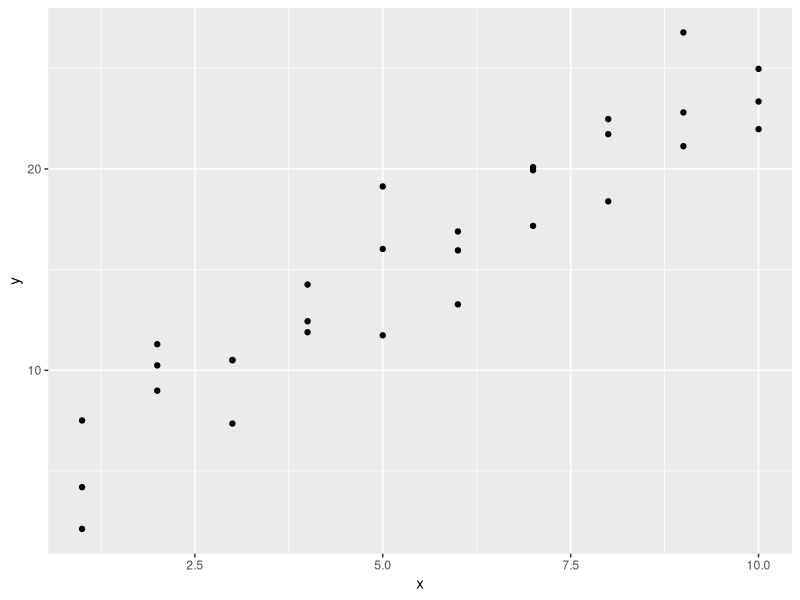
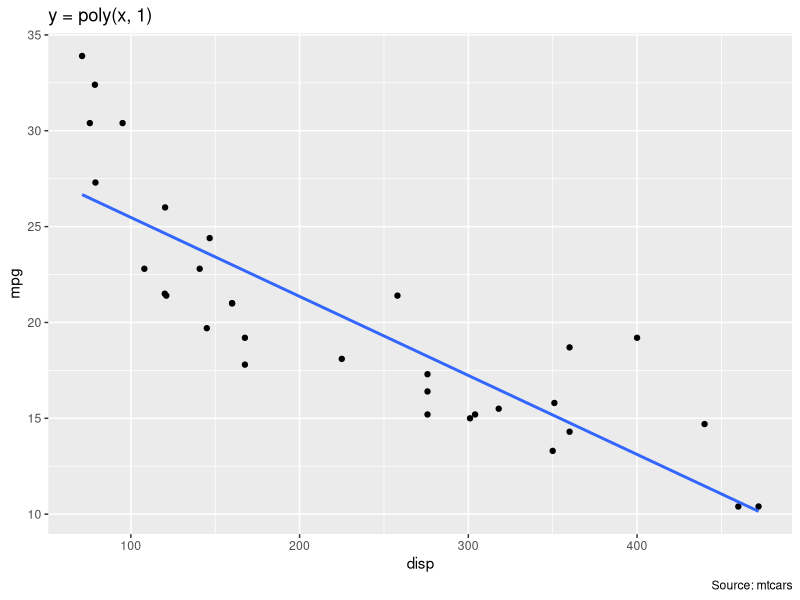
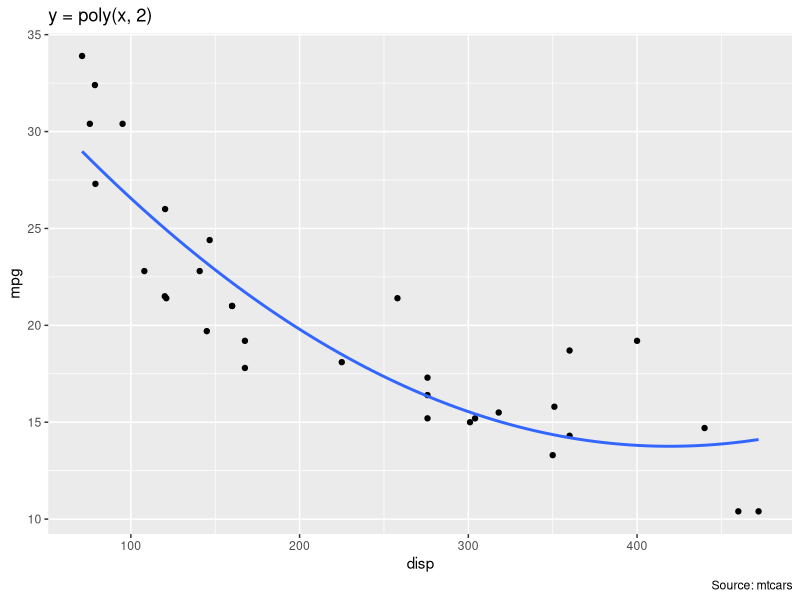
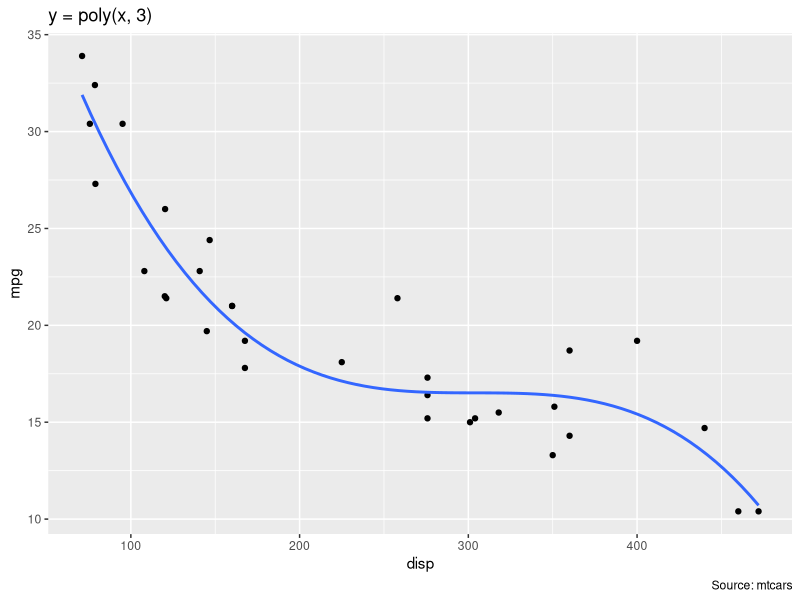
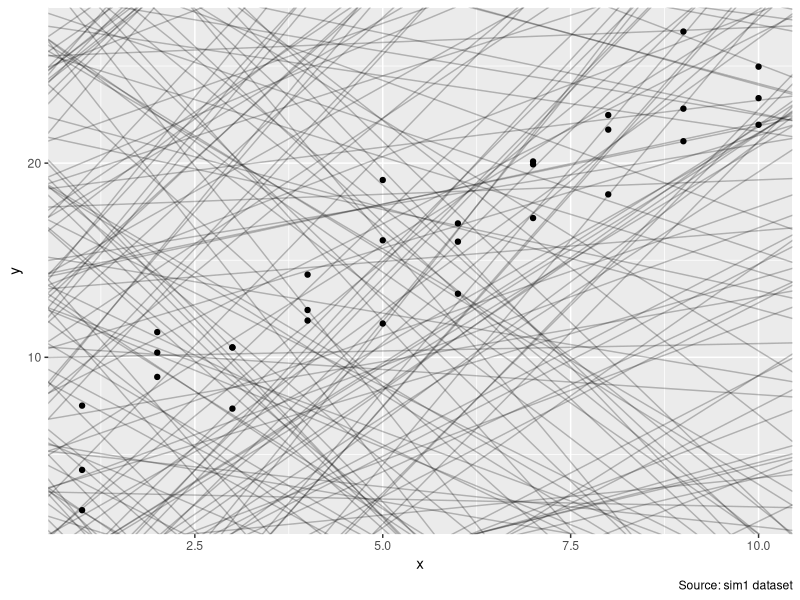
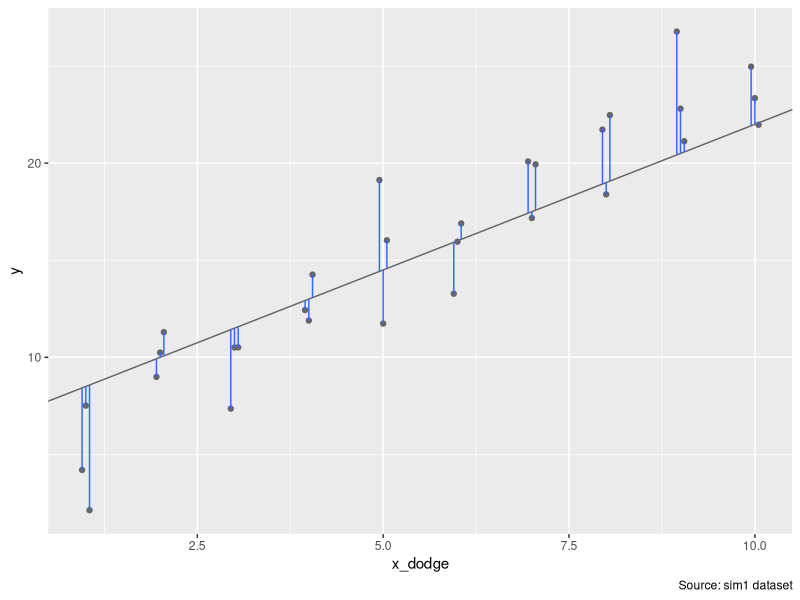
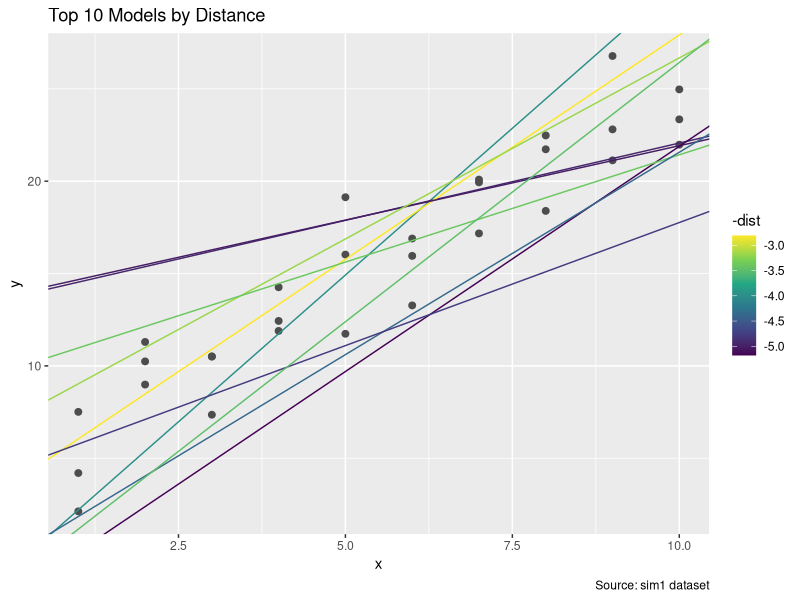
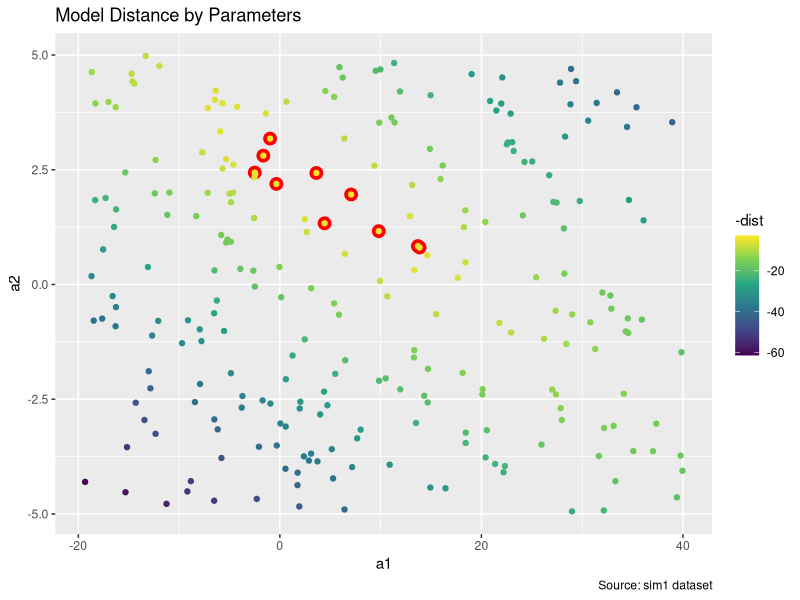

Recreate these plots in R, in order. (Note: this script raises an error after producing the figures.)
## ---- chunk 1
knitr::opts_chunk$set(echo=TRUE, dpi=300)
## ---- chunk 2
library(tidyverse)
library(modelr)
## ---- chunk 3
ggplot(sim1, aes(x, y)) + geom_point()
## ---- chunk 4
ggplot(mtcars, aes(x = disp, y = mpg)) +
  geom_point() + 
  geom_smooth(method = stats::lm, formula = y ~ poly(x, 1), se = FALSE) +
  labs(title = "y = poly(x, 1)", caption = "Source: mtcars")

ggplot(mtcars, aes(x = disp, y = mpg)) +
  geom_point() + 
  geom_smooth(method = stats::lm, formula = y ~ poly(x, 2), se = FALSE) +
  labs(title = "y = poly(x, 2)", caption = "Source: mtcars")

ggplot(mtcars, aes(x = disp, y = mpg)) +
  geom_point() + 
  geom_smooth(method = stats::lm, formula = y ~ poly(x, 3), se = FALSE) +
  labs(title = "y = poly(x, 3)", caption = "Source: mtcars")
## ---- chunk 5
models <- tibble(
  a1 = runif(250, -20, 40),
  a2 = runif(250, -5, 5)
)

ggplot(sim1, aes(x, y)) + 
  geom_abline(aes(intercept = a1, slope = a2), data = models, alpha = 1/4) +
  geom_point() +
  labs(caption = "Source: sim1 dataset")
## ---- chunk 6
dist1 <- sim1 %>% 
  mutate(
    # dodge each x value by c(-0.05,0,0.05)
    dodge = rep(c(-1, 0, 1) / 20, 10),
    x_dodge = x + dodge,
    pred = 7 + x_dodge * 1.5
  )

ggplot(dist1, aes(x_dodge, y)) + 
  geom_abline(intercept = 7, slope = 1.5, colour = "grey40") +
  geom_point(colour = "grey40") +
  geom_linerange(aes(ymin = y, ymax = pred), colour = "#3366FF") +
  labs(caption = "Source: sim1 dataset")
## ---- chunk 7
model1 <- function(a, data) {
  a[1] + data$x * a[2]
}

model1(c(7, 1.5), sim1)
## ---- chunk 8
measure_distance <- function(mod, data) {
  diff <- data$y - model1(mod, data)
  sqrt(mean(diff ^ 2))
}

measure_distance(c(7, 1.5), sim1)
## ---- chunk 9
sim1_dist <- function(a1, a2) {
  measure_distance(c(a1, a2), sim1)
}

models <- models %>% 
  mutate(dist = map2_dbl(a1, a2, sim1_dist))

models
## ---- chunk 10
ggplot(sim1, aes(x, y)) + 
  geom_point(size = 2, colour = "grey30") + 
  geom_abline(
    aes(intercept = a1, slope = a2, colour = -dist), 
    data = filter(models, rank(dist) <= 10)
  ) +
  scale_color_viridis_c() +
  labs(title = "Top 10 Models by Distance", caption = "Source: sim1 dataset")
## ---- chunk 11
ggplot(models, aes(a1, a2)) +
  geom_point(data = filter(models, rank(dist) <= 10), size = 4, colour = "red") +
  geom_point(aes(colour = -dist)) +
  scale_color_viridis_c() +
  labs(title = "Model Distance by Parameters", caption = "Source: sim1 dataset")
## ---- chunk 12
grid <- expand.grid(
  a1 = seq(-5, 20, length = 25),
  a2 = seq(1, 3, length = 25)
) %>% 
  mutate(dist = map2_dbl(a1, a2, sim1_dist))

grid %>% 
  ggplot(aes(a1, a2)) +
  geom_point(data = filter(grid, rank(dist) <= 10), size = 4, colour = "red") +
  geom_point(aes(colour = -dist)) +
  scale_color_viridis_c() +
  labs(title = "Model Distance by Parameters", caption = "Source: sim1 dataset")
## ---- chunk 13
ggplot(sim1, aes(x, y)) + 
  geom_point(size = 2, colour = "grey30") + 
  geom_abline(
    aes(intercept = a1, slope = a2, colour = -dist), 
    data = filter(grid, rank(dist) <= 10)
  ) +
  scale_color_viridis_c() +
  labs(title = "Top 10 Models by Distance from Grid Search", caption = "Source: sim1 dataset")
## ---- chunk 14
best <- optim(c(0, 0), measure_distance, data = sim1)
#print(best$par)

ggplot(sim1, aes(x, y)) + 
  geom_point(size = 2, colour = "grey30") + 
  geom_abline(intercept = best$par[1], slope = best$par[2]) +
  labs(
    title = sprintf("Best Model: a1 = %s, a2 = %s", 
                    round(best$par[1],2), 
                    round(best$par[2], 2)),
    subtitle = "optim(c(0, 0), measure_distance, data = sim1)",
    caption = "Source: sim1 dataset")
## ---- chunk 15
sim1_mod <- lm(y ~ x, data = sim1)
coef(sim1_mod)
## ---- chunk 16
grid <- sim1 %>% data_grid(x)
grid %>% knitr::kable()
## ---- chunk 17
grid <- sim1 %>% 
  data_grid(x) %>% 
  add_predictions(sim1_mod)

grid %>% knitr::kable()
## ---- chunk 18
grid <- sim1 %>% 
  data_grid(x) %>% 
  add_predictions(sim1_mod)

ggplot(sim1, aes(x = x)) +
  geom_point(aes(y = y)) +
  geom_line(aes(y = pred), data = grid, color = "red", size = 1) +
  labs(title = "Predictions of Linear Model",
       caption = "Source: sim1 dataset")
## ---- chunk 19
sim1 <- sim1 %>% add_predictions(sim1_mod) %>% add_residuals(sim1_mod)
knitr::kable(sim1)
## ---- chunk 20
sim1 <- sim1 %>% add_predictions(sim1_mod) %>% add_residuals(sim1_mod)

ggplot(sim1, aes(x = pred, y = resid)) +
  geom_point() +
  geom_hline(yintercept = 0, color = "blue") + 
  labs(title = "Residuals of Linear Model",
       caption = "Source: sim1 dataset")
## ---- chunk 21
model_matrix(sim1, y ~ x)
model_matrix(sim1, y ~ x + I(x^2))
## ---- chunk 22
sim2 %>% sample_n(6) %>% knitr::kable()
ggplot(sim2) + 
  geom_point(aes(x, y)) +
  labs(caption = "Source: sim2")
## ---- chunk 23
model_matrix(sim2 %>% sample_n(10), y ~ x)
## ---- chunk 24
mod2 <- lm(y ~ x, data = sim2)
grid <- sim2 %>% 
  data_grid(x) %>% 
  add_predictions(mod2)

grid

ggplot(sim2, aes(x = x)) +
  geom_point(aes(y = y)) +
  geom_point(data = grid, aes(y = pred), color = "red", size = 4) +
  labs(title = "Model Prediction Using a Categorical Variable",
       caption = "Source: sim2")
## ---- chunk 25
sim3 %>% sample_n(6) %>% knitr::kable()
ggplot(sim3) + 
  geom_point(aes(x1, y, color = x2)) +
  labs(caption = "Source: sim3")
## ---- chunk 26
model_matrix(sim3, y ~ x1 + x2)
## ---- chunk 27
model_matrix(sim3, y ~ x1 * x2)
## ---- chunk 28
mod1 <- lm(y ~ x1 + x2, data = sim3)
mod2 <- lm(y ~ x1 * x2, data = sim3)
## ---- chunk 29
grid <- sim3 %>% data_grid(x1, x2)
grid
## ---- chunk 30
grid <- sim3 %>% 
  data_grid(x1, x2) %>% 
  gather_predictions("y ~ x1 + x2" = mod1, "y ~ x1 * x2" = mod2)

grid
## ---- chunk 31
grid <- sim3 %>% 
  data_grid(x1, x2) %>% 
  gather_predictions("y ~ x1 + x2" = mod1, "y ~ x1 * x2" = mod2)

ggplot(sim3, aes(x = x1, y = y, color = x2)) +
  geom_point() +
  geom_line(data = grid, aes(y = pred)) +
  facet_wrap(~model)
## ---- chunk 32
sim3 <- modelr::sim3 %>% 
  gather_residuals("y ~ x1 + x2" = mod1, "y ~ x1 * x2" = mod2)

ggplot(sim3, aes(x1, resid, color = x2)) + 
  geom_point() + 
  geom_hline(yintercept = 0, linetype = "dashed", color = "gray30") +
  scale_color_discrete(guide = "none") +
  facet_grid(model ~ x2) +
  labs(caption = "Source: sim3")
## ---- chunk 33
sim4 %>% sample_n(6) %>% knitr::kable()
## ---- chunk 34
mod1 <- lm(y ~ x1 + x2, data = sim4)
mod2 <- lm(y ~ x1 * x2, data = sim4)

grid <- sim4 %>% 
  data_grid(
    x1 = seq_range(x1, 5),
    x2 = seq_range(x2, 5)) %>% 
  gather_predictions(
    "y ~ x1 + x2" = mod1,
    "y ~ x1 * x2" = mod2
  )

grid
## ---- chunk 35
ggplot(grid, aes(x1, x2)) +
  geom_tile(aes(fill = pred)) +
  facet_wrap(~model) +
  scale_fill_viridis_c() +
  labs(caption = "Source: sim4")
## ---- chunk 36
ggplot(grid, aes(x1, pred, color = x2, group = x2)) +
  geom_line() +
  facet_wrap(~ model) +
  labs(caption = "Source: sim4")
## ---- chunk 37
sim5 <- tibble(
  x = seq(0, 3.5 * pi, length = 50),
  y = 4 * sin(x) + rnorm(length(x))
)

ggplot(sim5, aes(x, y)) +
  geom_point() +
  labs(caption = "Source: sim5")
## ---- chunk 38
library(splines)
mod1 <- lm(y ~ ns(x, 1), data = sim5)
mod2 <- lm(y ~ ns(x, 2), data = sim5)
mod3 <- lm(y ~ ns(x, 3), data = sim5)
mod4 <- lm(y ~ ns(x, 4), data = sim5)
mod5 <- lm(y ~ ns(x, 5), data = sim5)
## ---- chunk 39
grid <- sim5 %>% 
  data_grid(x = seq_range(x, n = 50, expand = 0.1)) %>% 
  gather_predictions(
    "y ~ ns(x,1)" = mod1, 
    "y ~ ns(x,2)" = mod2, 
    "y ~ ns(x,3)" = mod3, 
    "y ~ ns(x,4)" = mod4, 
    "y ~ ns(x,5)" = mod5, 
    .pred = "y")

ggplot(sim5, aes(x, y)) + 
  geom_point() +
  geom_line(data = grid, colour = "red") +
  facet_wrap(~ model) +
  labs(caption = "Source: sim5")
## ---- chunk 40
popular_models <- tibble(
  "function" = c("lm()", "glm()", "gam()", "glmnet", "rlm()", "rpart()", 
                 "randomForest()", "xgboost()"),
  "package" = c("stats", "stats", "mgcv", "glmnet", "MASS", "rpart", 
                "randomForest", "xgboost"),
  "type" = c("linear models", "generalized linear models", "generalized additive models",
             "penalized linear models", "robust linear models", "trees", "random forests",
             "gradient boosting machines")
)

knitr::kable(popular_models)
## ---- chunk 41
knitr::include_graphics("tidymodels_hex.png")
